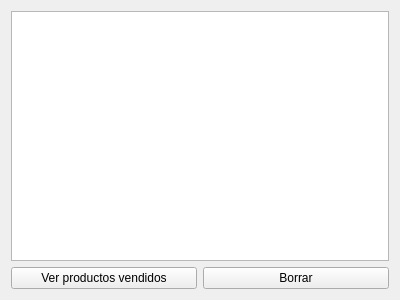
<?xml version="1.0" encoding="UTF-8"?>
<ui version="4.0">
 <class>Form</class>
 <widget class="QWidget" name="Form">
  <property name="geometry">
   <rect>
    <x>0</x>
    <y>0</y>
    <width>400</width>
    <height>300</height>
   </rect>
  </property>
  <property name="windowTitle">
   <string>Historial de ventas</string>
  </property>
  <layout class="QGridLayout" name="gridLayout">
   <item row="1" column="0">
    <layout class="QHBoxLayout" name="horizontalLayout_2">
     <item>
      <widget class="QPushButton" name="details_button">
       <property name="text">
        <string>Ver productos vendidos</string>
       </property>
      </widget>
     </item>
     <item>
      <widget class="QPushButton" name="delete_button">
       <property name="text">
        <string>Borrar</string>
       </property>
      </widget>
     </item>
    </layout>
   </item>
   <item row="0" column="0">
    <widget class="QTableWidget" name="table_widget"/>
   </item>
  </layout>
 </widget>
 <resources/>
 <connections/>
</ui>
